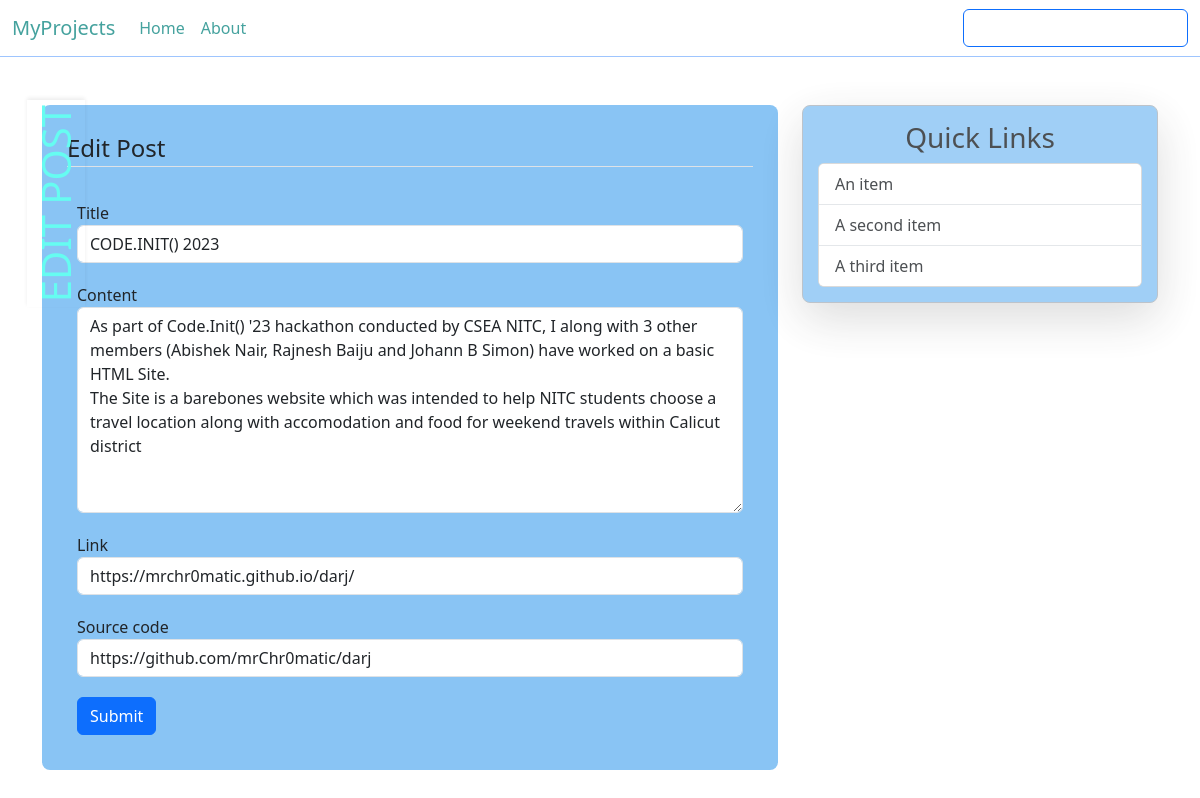
Page /posts/1/update (signed in) on the committed database.
### myProjects/models.py (models this page shows, shortened)
class Post(db.Model):
    id = db.Column(db.Integer, primary_key = True)
    title = db.Column(db.String(100), nullable = False)
    date_posted = db.Column(db.DateTime(), nullable = False, default = datetime.utcnow)
    content = db.Column(db.Text, nullable = False)
    user_id = db.Column(db.Integer, db.ForeignKey('user.id'), nullable = False)
    link  = db.Column(db.String(300), nullable = True)
    source_code = db.Column(db.String(300), nullable = True)

### myProjects/posts/routes.py (the view)
@posts.route('/posts/<int:post_id>/update', methods = ['GET', 'POST'])
@login_required
def update_post(post_id):
    post = Post.query.get_or_404(post_id)
    if post.author != current_user:
        abort(403)
    form = newPostForm()
    if form.validate_on_submit():
        post.title = form.title.data
        post.content = form.content.data
        post.link = form.link.data
        post.source_code = form.source.data
        db.session.commit()
        flash(message = "Post updated successfully", category = "info")
        return redirect(url_for('posts.post', post_id = post_id))
    elif request.method == 'GET':
        form.title.data = post.title
        form.content.data = post.content
        if post.link:
            form.link.data = post.link
        if post.source_code:
            form.source.data = post.source_code
    return render_template('newpost.html', page_details = "Edit Post", title = "Edit Post",  form = form, post = post, legend = "Edit Post")

### myProjects/posts/forms.py
class newPostForm(FlaskForm):
    title = StringField(
        label = "Title",
        validators = [DataRequired(), Length(max = 25)]
    )
    content = TextAreaField(
        label = "Content",
        validators = [DataRequired()]
    )
    link = URLField(
        label = 'Link'
    )
    source = URLField(
        label = "Source code"
    )
    submit = SubmitField(label = 'Submit')

### myProjects/models.py (called while the page is built)
@login_manager.user_loader
def load_user(user_id):
    return User.query.get(int(user_id))

### myProjects/templates/newpost.html (shortened to what this page needs)
{% extends 'layout.html' %}
{% block content %}
    <div class = "main-content">
        <form method = "POST" action = "">
            <fieldset class = "form-group">
                <legend class = "border-bottom mb-4">
                    {{legend}}
                </legend>
                <div class = "form-group">
                    {{form.title.label(class = "form-control-label")}}
                    {% if form.title.errors %}
                        {{form.title(class = "form-control form-control-md is-invalid")}}
                        <div class = "invalid-feedback">
                            {% for error in form.title.errors %}
                                <span> {{error}} </span>
                            {% endfor %}
                        </div>
                    {% else %}
                        {{form.title(class = "form-control form-control-md")}}
                    {% endif %}
                </div>
                <div class = "form-group">
                    {{form.content.label(class = "form-control-label")}}
                    {% if form.content.errors %}
                        {{form.content(class = "form-control form-control-md is-invalid")}}
                        <div class = "invalid-feedback">
                            {% for error in form.content.errors %}
                                <span> {{error}} </span>
                            {% endfor %}
                        </div>
                    {% else %}
                        {{form.content(class = "form-control form-control-md", rows = '8')}}
                    {% endif %}
                </div>
                <div class = "form-group">
                    {{form.link.label(class = "form-control-label")}}
                    {% if form.link.errors %}
                        {{form.link(class = "form-control form-control-md is-invalid")}}
                        <div class = "invalid-feedback">
                            {% for error in form.link.errors %}
                                <span> {{error}} </span>
                            {% endfor %}
                        </div>
                    {% else %}
                        {{form.link(class = "form-control form-control-md", rows = '8')}}
                    {% endif %}
                </div>
                <div class = "form-group">
                    {{form.source.label(class = "form-control-label")}}
                    {% if form.source.errors %}
                        {{form.source(class = "form-control form-control-md is-invalid")}}
                        <div class = "invalid-feedback">
                            {% for error in form.source.errors %}
                                <span> {{error}} </span>
                            {% endfor %}
                        </div>
                    {% else %}
                        {{form.source(class = "form-control form-control-md", rows = '8')}}
                    {% endif %}
                </div>
                <div class = "form-group">
                    {{form.submit(class = 'btn btn-primary')}}
                </div>
            </fieldset>
        </form>
    </div>
{% endblock %}

### myProjects/static/main.css (style rules this page uses)
body { margin-top : 100px; background-image: url('images/background.jpg'); background-size: cover; }
.main-content { padding : 15px 15px 15px 15px; border-radius: 8px; background-color: rgba(137, 196, 244, 1); margin-top : 5px; }
.form-group { padding : 10px }

### rows in the picture
Post: title "CODE.INIT() 2023", content "As part of Code.Init() '23 hackathon conducted by CSEA NITC, I along with 3 other members (Abishek Nair, Rajnesh Baiju and Johann B Simon) have worked on a basic HTML Site. The Site is a barebones website which was intended to help NITC students choose a travel location along with accomodation and food for weekend travels within Calicut district", link "https://mrchr0matic.github.io/darj/"

### other values in the picture
{{ page_details }} "EDIT POST"
{{ legend }} "Edit Post"
